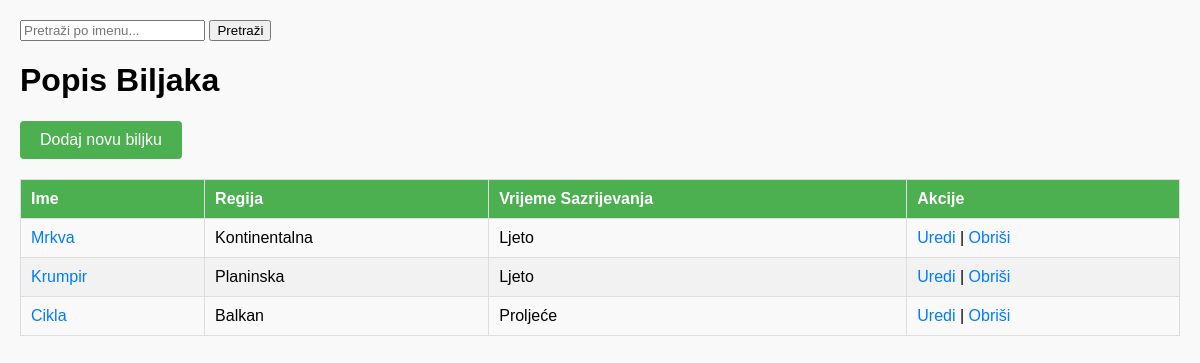
Before: /povrtnabiljke/ with the older database file.
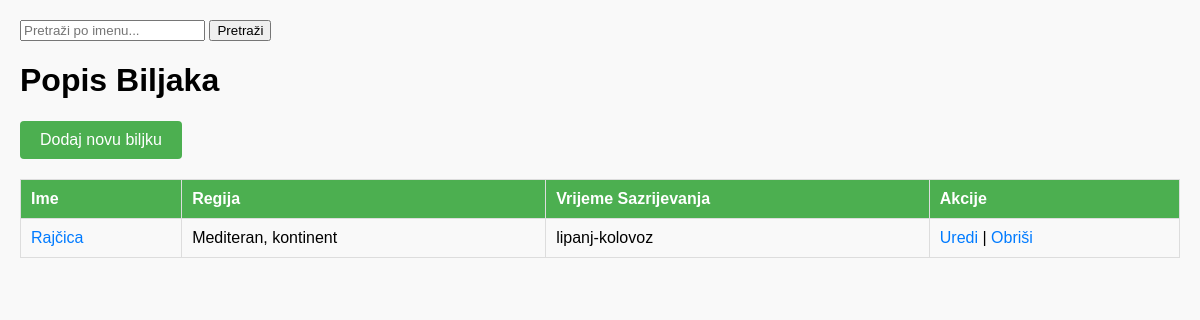
After: the same page with the newer database file.
### PZWapp/models.py (models this page shows, shortened)
class PovrtnaBiljka(models.Model):
    user = models.ForeignKey(
        settings.AUTH_USER_MODEL,
        on_delete=models.CASCADE,
        related_name='povrtne_biljke',
        default=get_default_user
    )
    ime_p = models.CharField(max_length=30)
    slikaBiljke_p = models.ImageField(upload_to='images/', blank=True, null=True)
    regijaBiljke_p = models.CharField(max_length=20)
    vrijemeSazrijevanja_p = models.CharField(max_length=15)

### PZWapp/views.py (the view)
# urls.py: path('povrtnabiljke/', PovrtnaBiljkaListView.as_view(), name='povrtnabiljka_list'),
class PovrtnaBiljkaListView(ListView):
    model = PovrtnaBiljka
    template_name = 'main/povrtna_biljka_list.html'
    context_object_name = 'biljke'
    def get_queryset(self):
        query = self.request.GET.get('q')
        if query:
            return PovrtnaBiljka.objects.filter(ime_p__icontains=query)
        return PovrtnaBiljka.objects.all()

### PZWapp/templates/main/povrtna_biljka_list.html (shortened to what this page needs)
<!DOCTYPE html>
<html>
<head>
</head>
<body>
    <form method="get">
        <input type="text" name="q" placeholder="Pretraži po imenu...">
        <button type="submit">Pretraži</button>
    </form>
    <h1>Popis Biljaka</h1>
    <a href="{% url 'PZWapp:povrtnabiljka_create' %}" class="add-btn">Dodaj novu biljku</a>
    <table>
        <thead>
            <tr>
                <th>Ime</th>
                <th>Regija</th>
                <th>Vrijeme Sazrijevanja</th>
                <th>Akcije</th>
            </tr>
        </thead>
        <tbody>
            {% for biljka in biljke %}
            <tr>
                <td><a href="{% url 'PZWapp:povrtnabiljka_detail' biljka.id %}">{{ biljka.ime_p }}</a></td>
                <td>{{ biljka.regijaBiljke_p }}</td>
                <td>{{ biljka.vrijemeSazrijevanja_p }}</td>
                <td>
                    <a href="{% url 'PZWapp:povrtnabiljka_update' biljka.id %}">Uredi</a> |
                    <a href="{% url 'PZWapp:povrtnabiljka_delete' biljka.id %}">Obriši</a>
                </td>
            </tr>
            {% empty %}
            <tr>
                <td colspan="4">Nema rezultata za prikaz.</td>
            </tr>
            {% endfor %}
        </tbody>
    </table>
</body>
</html>

Changed rows visible on the page:
removed PovrtnaBiljka: ime_p "Krumpir", regijaBiljke_p "Planinska", vrijemeSazrijevanja_p "Ljeto"
removed PovrtnaBiljka: ime_p "Cikla", regijaBiljke_p "Balkan", vrijemeSazrijevanja_p "Proljeće"
changed PovrtnaBiljka: ime_p "Mrkva" → "Rajčica"; regijaBiljke_p "Kontinentalna" → "Mediteran, kontinent"; vrijemeSazrijevanja_p "Ljeto" → "lipanj-kolovoz"
